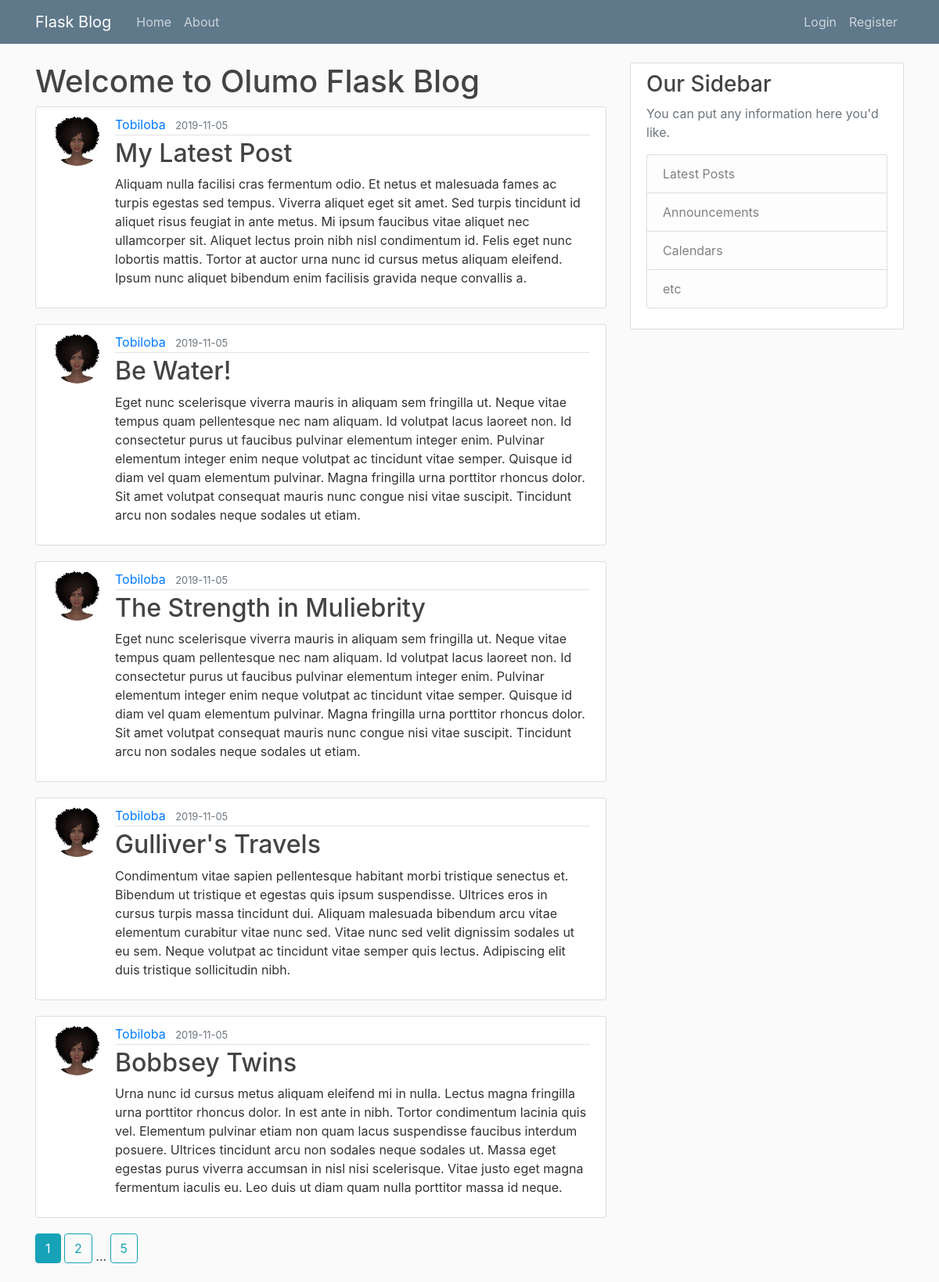
The page /home on the database its author committed.
### flaskblog/models.py (models this page shows, shortened)
class Post(db.Model):
    id = db.Column(db.Integer, primary_key=True)
    title = db.Column(db.String(100), nullable=False)
    date_posted = db.Column(db.DateTime, nullable=False, default=datetime.utcnow)
    content = db.Column(db.Text(), nullable=False)
    user_id = db.Column(db.Integer, db.ForeignKey('user.id'), nullable=False)

class User(db.Model, UserMixin):
    id = db.Column(db.Integer, primary_key=True)
    username = db.Column(db.String(20), unique=True, nullable=False)
    email = db.Column(db.String(120), unique=True, nullable=False)
    image_file = db.Column(db.String(20), nullable=False, default='default.jpg')
    password = db.Column(db.String(60), nullable=False)
    posts = db.relationship('Post', backref='author', lazy=True)

### flaskblog/main/routes.py (the view)
@main.route('/')
@main.route('/home')
def home():
    page = request.args.get('page', 1, type=int)
    posts = Post.query.order_by(Post.date_posted.desc()).paginate(page=page, per_page=5)
    return render_template('home.html', posts=posts)

### flaskblog/templates/home.html
{% extends "layout.html" %}
{% block content %}
    <h1>Welcome to Olumo Flask Blog</h1>
    {% for post in posts.items %}
        <article class="media content-section">
          <img src="{{ url_for('static', filename='profile_pictures/' + post.author.image_file) }}" alt="user profile picture" class="rounded-circle article-img">
          <div class="media-body">
            <div class="article-metadata">
              <a class="mr-2" href="{{ url_for('users.author_posts', username=post.author.username) }}">{{ post.author.username }}</a>
              <small class="text-muted">{{ post.date_posted.strftime('%Y-%m-%d') }}</small>
            </div>
            <h2><a class="article-title" href="{{ url_for('posts.post', post_id=post.id) }}">{{ post.title }}</a></h2>
            <p class="article-content">{{ post.content }}</p>
          </div>
        </article>
    {% endfor %}
    {% for page_num in posts.iter_pages(left_edge=1, right_edge=1, left_current=1, right_current=2) %}
        {% if page_num  %}
            {% if posts.page == page_num %}
                <a href="{{ url_for('main.home', page=page_num) }}" class="btn btn-info mb-4">{{ page_num }}</a>
            {% else %}
                <a href="{{ url_for('main.home', page=page_num) }}" class="btn btn-outline-info mb-4">{{ page_num }}</a>
            {% endif %}
        {% else %}
            ...
        {% endif  %}
    {% endfor %}
{% endblock content %}

### flaskblog/static/main.css (style rules this page uses)
body { background: #fafafa; color: #333333; margin-top: 5rem; }
h1, h2, h3, h4, h5, h6 { color: #444444; }
.content-section { background: #ffffff; padding: 10px 20px; border: 1px solid #dddddd; border-radius: 3px; margin-bottom: 20px; }
.article-title { color: #444444; }
.article-content { white-space: pre-line; }
.article-img { height: 65px; width: 65px; margin-right: 16px; }
.article-metadata { padding-bottom: 1px; margin-bottom: 4px; border-bottom: 1px solid #e3e3e3 }

### rows shown on the page
Post: image_file (picture), author.username "Tobiloba", date_posted "2019-11-05", title "My Latest Post", content "Aliquam nulla facilisi cras fermentum odio. Et netus et malesuada fames ac turpis egestas sed tempus. Viverra aliquet eget sit amet. Sed turpis tincidunt id aliquet risus feugiat in ante metus. Mi ipsum faucibus vitae aliquet nec ullamcorper sit. Aliquet lectus proin nibh nisl condimentum id. Felis eget nunc lobortis mattis. Tortor at auctor urna nunc id cursus metus aliquam eleifend. Ipsum nunc aliquet bibendum enim facilisis gravida neque convallis a."
Post: image_file (picture), author.username "Tobiloba", date_posted "2019-11-05", title "Be Water!", content "Eget nunc scelerisque viverra mauris in aliquam sem fringilla ut. Neque vitae tempus quam pellentesque nec nam aliquam. Id volutpat lacus laoreet non. Id consectetur purus ut faucibus pulvinar elementum integer enim. Pulvinar elementum integer enim neque volutpat ac tincidunt vitae semper. Quisque id diam vel quam elementum pulvinar. Magna fringilla urna porttitor rhoncus dolor. Sit amet volutpat consequat mauris nunc congue nisi vitae suscipit. Tincidunt arcu non sodales neque sodales ut etiam."
Post: image_file (picture), author.username "Tobiloba", date_posted "2019-11-05", title "The Strength in Muliebrity", content "Eget nunc scelerisque viverra mauris in aliquam sem fringilla ut. Neque vitae tempus quam pellentesque nec nam aliquam. Id volutpat lacus laoreet non. Id consectetur purus ut faucibus pulvinar elementum integer enim. Pulvinar elementum integer enim neque volutpat ac tincidunt vitae semper. Quisque id diam vel quam elementum pulvinar. Magna fringilla urna porttitor rhoncus dolor. Sit amet volutpat consequat mauris nunc congue nisi vitae suscipit. Tincidunt arcu non sodales neque sodales ut etiam."
Post: image_file (picture), author.username "Tobiloba", date_posted "2019-11-05", title "Gulliver's Travels", content "Condimentum vitae sapien pellentesque habitant morbi tristique senectus et. Bibendum ut tristique et egestas quis ipsum suspendisse. Ultrices eros in cursus turpis massa tincidunt dui. Aliquam malesuada bibendum arcu vitae elementum curabitur vitae nunc sed. Vitae nunc sed velit dignissim sodales ut eu sem. Neque volutpat ac tincidunt vitae semper quis lectus. Adipiscing elit duis tristique sollicitudin nibh."
Post: image_file (picture), author.username "Tobiloba", date_posted "2019-11-05", title "Bobbsey Twins", content "Urna nunc id cursus metus aliquam eleifend mi in nulla. Lectus magna fringilla urna porttitor rhoncus dolor. In est ante in nibh. Tortor condimentum lacinia quis vel. Elementum pulvinar etiam non quam lacus suspendisse faucibus interdum posuere. Ultrices tincidunt arcu non sodales neque sodales ut. Massa eget egestas purus viverra accumsan in nisl nisi scelerisque. Vitae justo eget magna fermentum iaculis eu. Leo duis ut diam quam nulla porttitor massa id neque."

### other values the page prints
{{ page_num }} "1"
{{ page_num }} "2" "5"
